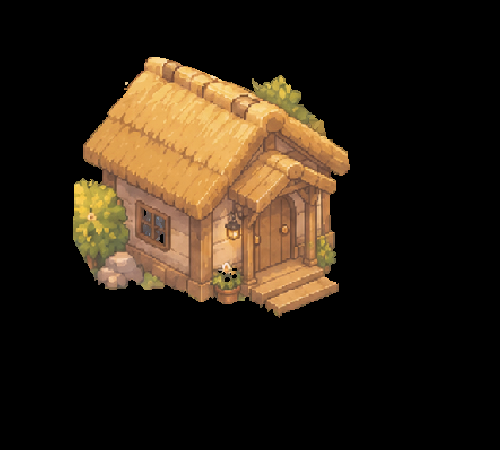
#> input picture tools/native-22.8.6/home-clean/morning-stage-1.png, 500 x 450 px, given in place of approved-stage-5-grand-reference.png, which was not available
$ python build_home_stage5_grand.py
#> lines starting #> are read from the running program, lines starting #| are printed output that depends on the picture; after the words box and inside, x2 and y2 are one past the last pixel; in counts of white or black regions, pixels touching at a corner belong together; pictures that were not available may be replaced by others from this repository, and a replacement may not be noted
from __future__ import annotations

from pathlib import Path
import cv2
import numpy as np
from PIL import Image, ImageDraw

ROOT = Path(__file__).resolve().parents[1]
HOME = ROOT / 'public/garden/evolution/home'
SOURCE = HOME / 'source'
ISLAND = ROOT / 'public/garden/islands/stage-0'
DOCS = ROOT / 'docs'
PHASES = ('morning', 'afternoon', 'evening', 'night')
CROP_X, CROP_Y = 100, 300
OUT_SIZE = (500, 450)
GRAND_WIDTH = 350
GRAND_X = 38
GRAND_Y = 48


def isolate_grand_house() -> Image.Image:
    path = SOURCE / 'approved-stage-5-grand-reference.png'
    bgr = cv2.imread(str(path), cv2.IMREAD_COLOR)
#> bgr is the input picture: shape (450, 500, 3); mean B, G, R 19.5, 32.6, 43.9
    if bgr is None:
        raise FileNotFoundError(path)
    h, w = bgr.shape[:2]
#> h = 450; w = 500

    cv2.setRNGSeed(3)
    mask = np.zeros((h, w), np.uint8)
    bgd = np.zeros((1, 65), np.float64)
    fgd = np.zeros((1, 65), np.float64)
    cv2.grabCut(bgr, mask, (40, 110, w - 80, 680), bgd, fgd, 12, cv2.GC_INIT_WITH_RECT)
    alpha = np.where((mask == cv2.GC_FGD) | (mask == cv2.GC_PR_FGD), 255, 0).astype(np.uint8)

    count, labels, stats, _ = cv2.connectedComponentsWithStats(alpha, 8)
#> count = 3
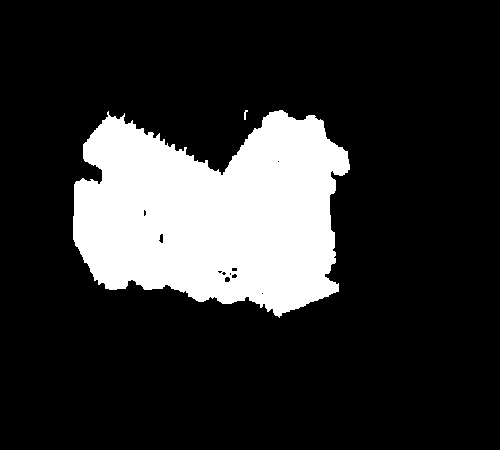
#> alpha: shape (450, 500); 18.2% white; 2 white regions, box (x1, y1, x2, y2) and area: (73, 110, 350, 318) 40951, (244, 110, 248, 120) 22
    keep = np.zeros_like(alpha)
    components = sorted(range(1, count), key=lambda i: stats[i, cv2.CC_STAT_AREA], reverse=True)
#> components = [1, 2]
    for component in components[:10]:
        if stats[component, cv2.CC_STAT_AREA] >= 100:
            keep[labels == component] = 255
#> keep: shape (450, 500); 18.2% white; 1 white region, box (x1, y1, x2, y2) and area: (73, 110, 350, 318) 40951
    keep = cv2.morphologyEx(keep, cv2.MORPH_CLOSE, np.ones((3, 3), np.uint8), iterations=1)
    keep = np.where(keep >= 128, 255, 0).astype(np.uint8)

    rgb = cv2.cvtColor(bgr, cv2.COLOR_BGR2RGB)
    rgba = np.dstack([rgb, keep])
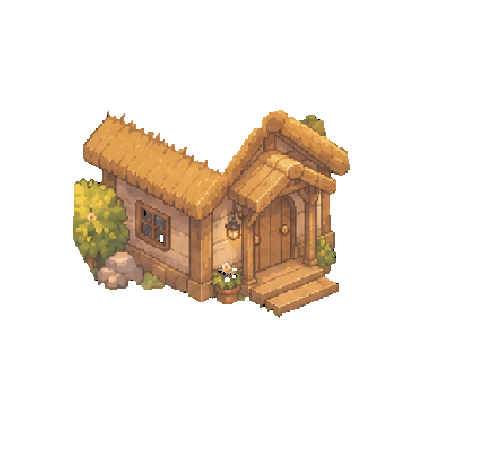
#> rgba: shape (450, 500, 4); mean R, G, B, A 43.9, 32.6, 19.5, 46.5; transparent parts drawn white
    source = Image.fromarray(rgba, 'RGBA')
    bbox = source.getchannel('A').getbbox()
#> bbox = (73, 110, 350, 318)
    if bbox is None:
        raise RuntimeError('grand home extraction produced no visible pixels')
    source = source.crop(bbox)
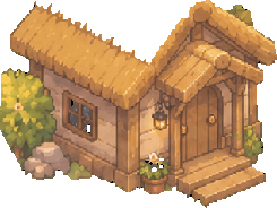
#> source: PIL image 277x208 RGBA; mean R, G, B, A 148.2, 109, 66.1, 181.7; transparent parts drawn white

    grand_height = round(source.height * GRAND_WIDTH / source.width)
#> grand_height = 263
    source = source.resize((GRAND_WIDTH, grand_height), Image.Resampling.NEAREST)
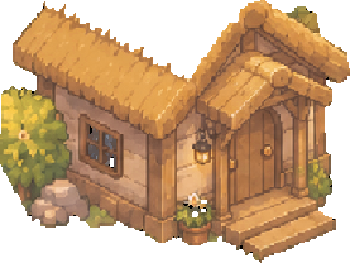
#> source: PIL image 350x263 RGBA; mean R, G, B, A 148.2, 109, 66.1, 181.6; transparent parts drawn white
    canvas = Image.new('RGBA', OUT_SIZE, (0, 0, 0, 0))
#> canvas: PIL image 500x450 RGBA; every value is 0
    canvas.alpha_composite(source, (GRAND_X, GRAND_Y))
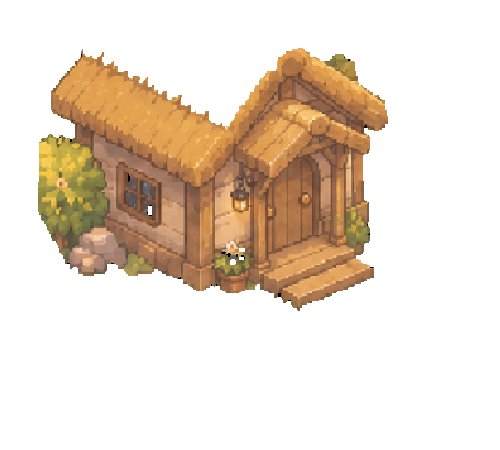
#> canvas: PIL image 500x450 RGBA; mean R, G, B, A 51.8, 37.8, 23.4, 74.3; transparent parts drawn white
    canvas.save(SOURCE / 'approved-stage-5-grand-cut.png', optimize=True)
    return canvas


def fit_phase_matrices() -> dict[str, np.ndarray]:
    # Stage 4 remains the stable visual reference for the approved four-phase lighting system.
    morning = np.array(Image.open(HOME / 'morning-stage-4.png').convert('RGBA'))
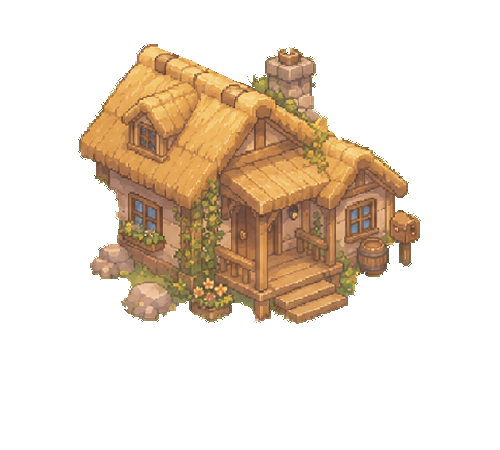
#> input picture tools/native-22.8.6/home-clean/morning-stage-4.png, 500 x 450 px, found by its file name
#> morning is the input picture: shape (450, 500, 4); mean R, G, B, A 52.6, 39.1, 24.8, 74.4
    visible = morning[:, :, 3] > 0
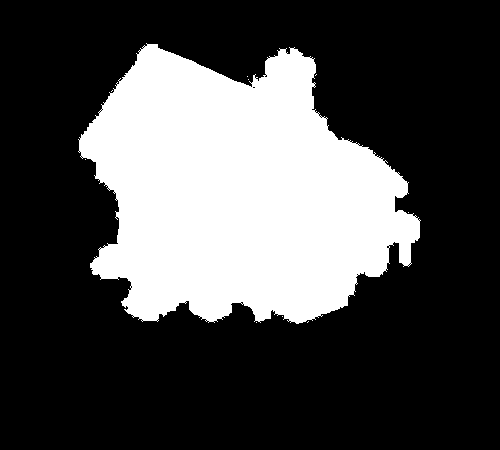
#> visible: shape (450, 500) bool; 29.2% white; 10 white regions (9 under 20 px), largest, box (x1, y1, x2, y2) and area: (78, 43, 421, 324) 65619
    x = morning[:, :, :3][visible].astype(np.float64)
    x1 = np.concatenate([x, np.ones((len(x), 1), dtype=np.float64)], axis=1)
    matrices: dict[str, np.ndarray] = {}
    for phase in PHASES:
        target = np.array(Image.open(HOME / f'{phase}-stage-4.png').convert('RGBA'))
        y = target[:, :, :3][visible].astype(np.float64)
        matrix, *_ = np.linalg.lstsq(x1, y, rcond=None)
#> matrix = [[1, 1.93e-16, 5.2e-16], [4.51e-16, 1, -9.99e-16], [-2.89e-16, 3.67e-16, 1], [1.76e-14, -2.87e-17, -2.44e-15]]
        matrices[phase] = matrix
    return matrices


# [34 lines left out: function apply_phase, not called in this run]


def build_assets() -> None:
    master = isolate_grand_house()
    matrices = fit_phase_matrices()
    for phase in PHASES:
        image = apply_phase(master, phase, matrices[phase])
        image.save(HOME / f'{phase}-stage-5.png', optimize=True)


# [46 lines left out: functions checkerboard, composite_stage, make_qas, not called in this run]


if __name__ == '__main__':
#> (the run stopped early here; a loop or call above may not have finished)
